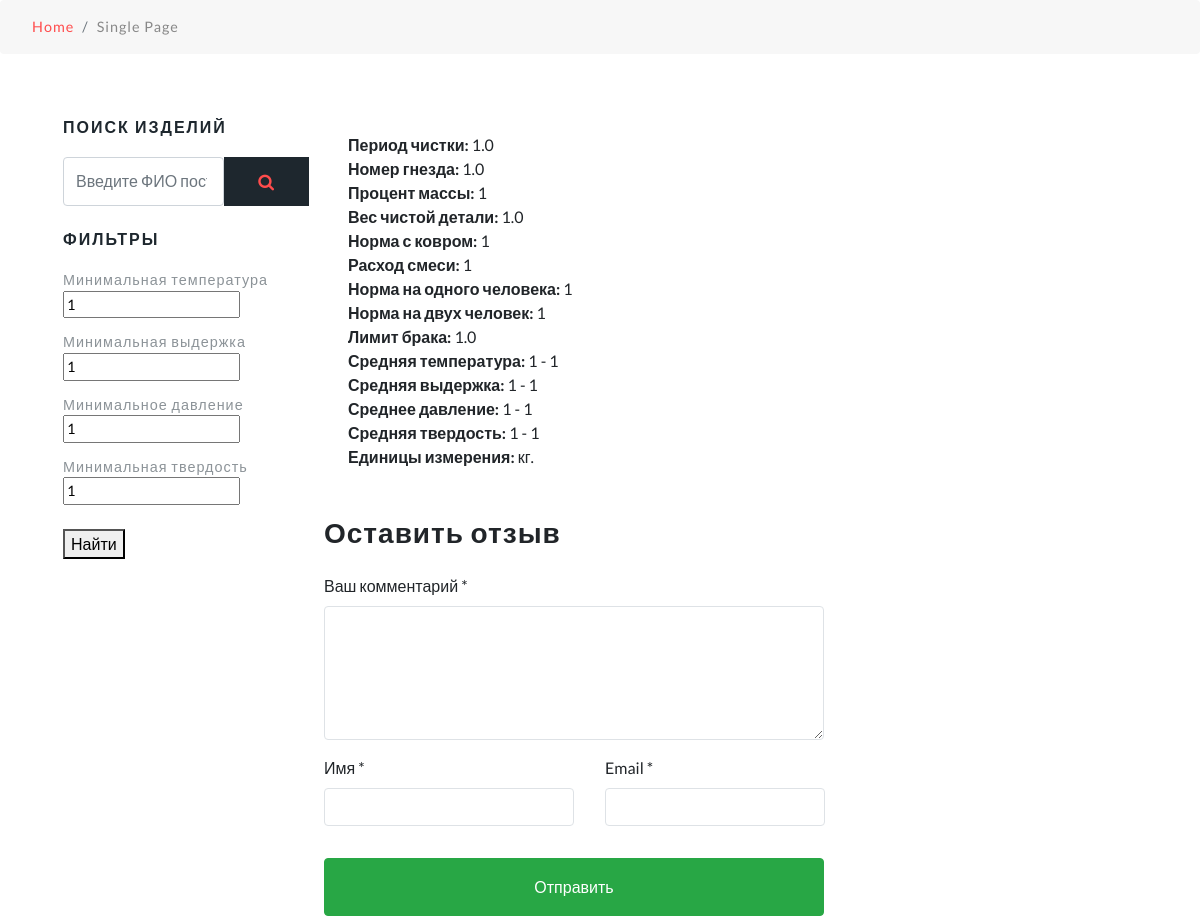
Page /goods_list/goods_240100451/ (middle part) on the earlier database version.
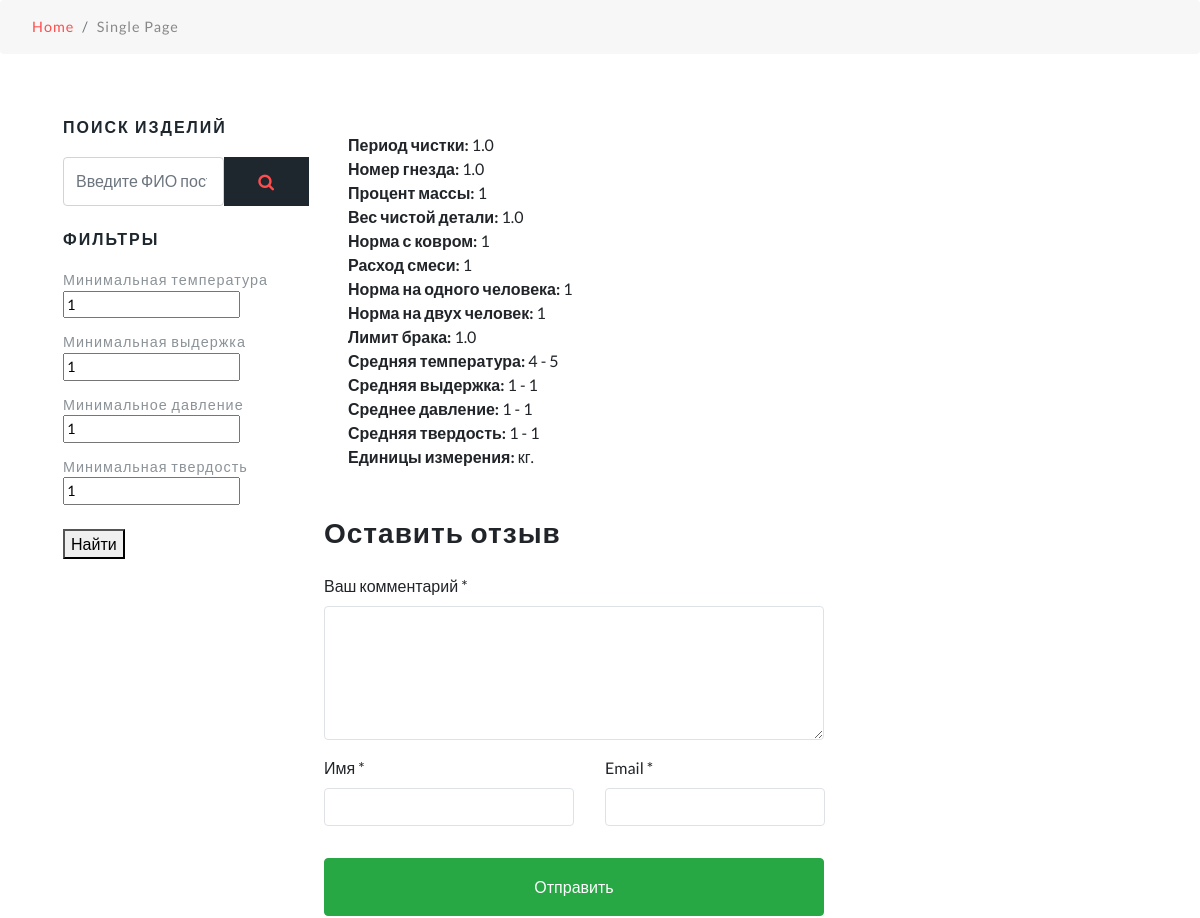
Same page on the later database version.
### prokesh/models.py (models this page shows, shortened)
class Goods(models.Model):
    code = models.CharField('Код изделия', max_length=120, primary_key=True)
    cleaning_period = models.FloatField('Период чистки')
    number_nest = models.FloatField('Номер гнезда')
    percent_mass = models.IntegerField('Процент массы')
    weight_clean = models.FloatField('Вес чистой детали')
    norma_with_carpet = models.IntegerField('Норма с ковром')
    consumption_smesi = models.IntegerField('Расход смеси')
    one_person_norma = models.IntegerField('Норма на одного человека')
    two_person_norma = models.IntegerField('Норма на двух чловек')
    defect_limit = models.FloatField('Лимит брака')
    min_temperature = models.IntegerField('Минимальная температура')
    max_temperature = models.IntegerField('Максимальная температура')
    min_malt = models.IntegerField('Минимальная выдержка')
    max_malt = models.IntegerField('Максимальная выдержка')
    min_pressure = models.IntegerField('Минимальное давление')
    max_pressure = models.IntegerField('Максимальное давление')
    min_strength = models.IntegerField('Минимальная твердость')
    max_strength = models.IntegerField('Максимальная твердость')
    measurement = models.ForeignKey(UnitsMeasurement, verbose_name='Единицы измерения', on_delete=models.PROTECT)
    url = models.SlugField(max_length=150, default='goods_', unique=True)
    class Meta:
        verbose_name = 'Изделие'
        verbose_name_plural = 'Изделия'

class UnitsMeasurement(models.Model):
    short_unit = models.CharField('Единица измерения', max_length=10)
    url = models.SlugField(max_length=150, default='unit_', unique=True)
    def __str__(self):
        return self.short_unit
    class Meta:
        verbose_name = 'Единица измерения'
        verbose_name_plural = 'Единицы измерения'

### prokesh/views.py (the view)
# urls.py: path('goods_list/<slug:slug>/', views.GoodsDetailView.as_view(), name='goods_detail'),
class GoodsDetailView(DetailView):
    model = Goods
    slug_field = "url"
    template_name = "goods/goods_detail.html"

### templates/goods/goods_detail.html (shortened to what this page needs)
{% extends 'goods/base.html' %}
{% block goods %}
    <div class="left-ads-display col-lg-8">
        <div class="row">
            <div class="desc1-right col-md-6 pl-lg-4" >
                <ul style="margin-top: 15px">
                    <li style="list-style: none">
                        <span><b>Период чистки: </b> {{ goods.cleaning_period }} </span></li>
                    <li style="list-style: none">
                        <span><b>Номер гнезда: </b> {{ goods.number_nest }}</span>
                    </li>
                    <li style="list-style: none"><span><b>Процент массы: </b>{{ goods.percent_mass }}</span>
                    </li>
                    <li style="list-style: none"><span><b>Вес чистой детали: </b>{{ goods.weight_clean }}</span>
                    </li>
                    <li style="list-style: none"><span><b>Норма с ковром: </b>{{ goods.norma_with_carpet }}</span>
                    </li>
                    <li style="list-style: none"><span><b>Расход смеси: </b>{{ goods.consumption_smesi }}</span>
                    </li>
                    <li style="list-style: none"><span><b>Норма на одного человека: </b>{{ goods.one_person_norma }}</span>
                    </li>
                    <li style="list-style: none"><span><b>Норма на двух человек: </b>{{ goods.two_person_norma }}</span>
                    </li>
                    <li style="list-style: none"><span><b>Лимит брака: </b>{{ goods.defect_limit }}</span>
                    </li>
                    <li style="list-style: none"><span><b>Средняя температура: </b>{{ goods.min_temperature }} - {{ goods.max_temperature }}</span>
                    </li>
                    <li style="list-style: none"><span><b>Средняя выдержка: </b>{{ goods.min_malt }} - {{ goods.max_malt }}</span>
                    </li>
                    <li style="list-style: none"><span><b>Среднее давление: </b>{{ goods.min_pressure }} - {{ goods.max_pressure }}</span>
                    </li>
                    <li style="list-style: none"><span><b>Средняя твердость: </b>{{ goods.min_strength }} - {{ goods.max_strength }}</span>
                    </li>
                    <li style="list-style: none"><span><b>Единицы измерения: </b>
                            {{ goods.measurement }}
                    </span>
                    </li>
                </ul>
            </div>
        </div>
        <div class="row">
            <div class="single-form-left">
                <div class="contact-single" >
                    <h3 class="editContent" style="outline: none; cursor: inherit;">
                                          Оставить
                        отзыв</h3>
                    <form action="#" method="get" class="mt-4">
                        <div class="form-group editContent"
                             style="outline: none; cursor: inherit;">
                            <label for="contactcomment" class="editContent"
                                   style="outline: none; cursor: inherit;">Ваш
                                комментарий
                                *</label>
                            <textarea class="form-control border" rows="5"
                                      id="contactcomment" required=""></textarea>
                        </div>
                        <div class="d-sm-flex">
                            <div class="col-sm-6 form-group p-0 editContent"
                                 style="outline: none; cursor: inherit;">
                                <label for="contactusername" class="editContent"
                                       style="outline: none; cursor: inherit;">Имя
                                    *</label>
                                <input type="text" class="form-control border"
                                       id="contactusername" required="">
                            </div>
                            <div class="col-sm-6 form-group ml-sm-3 editContent"
                                 style="outline: none; cursor: inherit;">
                                <label for="contactemail" class="editContent"
                                       style="outline: none; cursor: inherit;">Email
                                    *</label>
                                <input type="email" class="form-control border"
                                       id="contactemail" required="">
                            </div>
                        </div>
                        <button type="submit"
                                class="mt-3 btn btn-success btn-block py-3"
                                style="outline: none; cursor: inherit;">Отправить
                        </button>
                    </form>
                </div>
            </div>
        </div>
    </div>
{% endblock goods %}

### templates/goods/base.html
{% extends 'base.html' %}
{% block content %}
    <section class="ab-info-main py-md-5 py-4 editContent" style="padding-left: 3rem; padding-right: 3rem;">
        <div class="container-fluid py-md-3">
            <div class="row">
                {% include 'include/sidebars/goods_sidebar.html' %}
                {% block goods %}
                {% endblock goods %}
            </div>
        </div>
    </section>
{% endblock content %}

### templates/base.html (shortened to what this page needs)
<!DOCTYPE html>
{% load static %}
<html lang="ru">
<head>
    <link rel="stylesheet" href="{% static 'css/bootstrap.css' %}">
    <link rel="stylesheet" href="{% static 'css/style.css' %}" type="text/css" media="all">
    <link href="{% static 'css/font-awesome.css' %}" rel="stylesheet">
</head>
<body>
<div id="page" class="page">
    <ol class="breadcrumb editContent">
        <li class="breadcrumb-item">
            <a href="#" class="editContent">Home</a>
        </li>
        <li class="breadcrumb-item active editContent">Single Page</li>
    </ol>
    {% block content %}
    {% endblock content %}
</div>
</body>
</html>

### templates/include/sidebars/goods_sidebar.html
<div class="side-bar col-lg-3">
    <div class="search-bar w3layouts-newsletter">
        <h3 class="sear-head editContent" >Поиск изделий</h3>
        <form action="{% url "suppliers_search" %}" method="get" class="d-flex editContent" >
            <input type="search" placeholder="Введите ФИО поставщика ..." name="q" class="form-control" required="">
            <button type="submit" class="btn1 btn" ><span class="fa fa-search" aria-hidden="true" ></span></button>
        </form>
    </div>
    <form action="{% url 'goods_filter' %}" method="get" name="filter">
        <div class="left-side my-4">
            <h3 class="sear-head editContent">Фильтры</h3>
            <ul class="w3layouts-box-list">
                <li class="editContent">
                    <span class="span editContent">Минимальная температура</span>
                    <input type="number" class="" name="temp" value="1" min="0">
                </li>
                <li class="editContent">
                    <span class="span editContent">Минимальная выдержка</span>
                    <input type="number" class="" name="malt" value="1" min="0">
                </li>
                <li class="editContent">
                    <span class="span editContent">Минимальное давление</span>
                    <input type="number" class="" name="pres" value="1" min="0">
                </li>
                <li class="editContent">
                    <span class="span editContent">Минимальная твердость</span>
                    <input type="number" class="" name="strength" value="1" min="0">
                </li>
            </ul>
        </div>
        <button type="submit">Найти</button>
    </form>
</div>

### static/css/style.css (style rules this page uses)
html, body { margin: 0; font-size: 100%; background: #fff; font-family: 'Lato', sans-serif; scroll-behavior: smooth; }
body a { text-decoration: none; transition: 0.5s all; -webkit-transition: 0.5s all; -moz-transition: 0.5s all; -o-transition: 0.5s all; -ms-transition: 0.5s all; }
input[type="button"], input[type="submit"], input[type="text"], input[type="email"], input[type="search"] { transition: 0.5s all; -webkit-transition: 0.5s all; -moz-transition: 0.5s all; -o-transition: 0.5s all; -ms-transition: 0.5s all; font-family: 'Source Sans Pro', sans-serif; }
h1, h2, h3, h4, h5, h6 { margin: 0; letter-spacing: 1px; font-weight: 600; font-family: 'Source Sans Pro', sans-serif; }
ul { margin: 0; padding: 0; }
.breadcrumb, ol { margin-bottom: 0 !important; }
li > a:only-child:after { content: ''; }
ol.breadcrumb { background: none; margin: 0; padding: 1em 2em; background: #f7f7f7; }
li.breadcrumb-item { font-size: 0.9em; letter-spacing: 1px; }
.breadcrumb-item.active { color: #888; }
li.breadcrumb-item a { color: #ff4c4c; }
ul.w3layouts-box-list li { list-style: none; display: block; margin-bottom: 0.9em; color: #8c9398; letter-spacing: 1px; font-size: 0.9em; }
h3.sear-head { color: #1e272e; margin-bottom: 20px; font-size: 1em; font-weight: 600; text-transform: uppercase; letter-spacing: 2px; }
.w3layouts-newsletter button.btn1 { color: #ff4c4c; font-size: 17px; letter-spacing: 1px; padding: 14px 0; border: transparent; text-transform: uppercase; -webkit-transition: 0.5s all; -moz-transition: 0.5s all; transition: 0.5s all; background: #1e272e; font-weight: 600; cursor: pointer; border-radius: 0; padding: 0.7em 2em; }

Differences in the rows shown:
changed Goods "кг.": min_temperature "1" → "4"; max_temperature "1" → "5"
